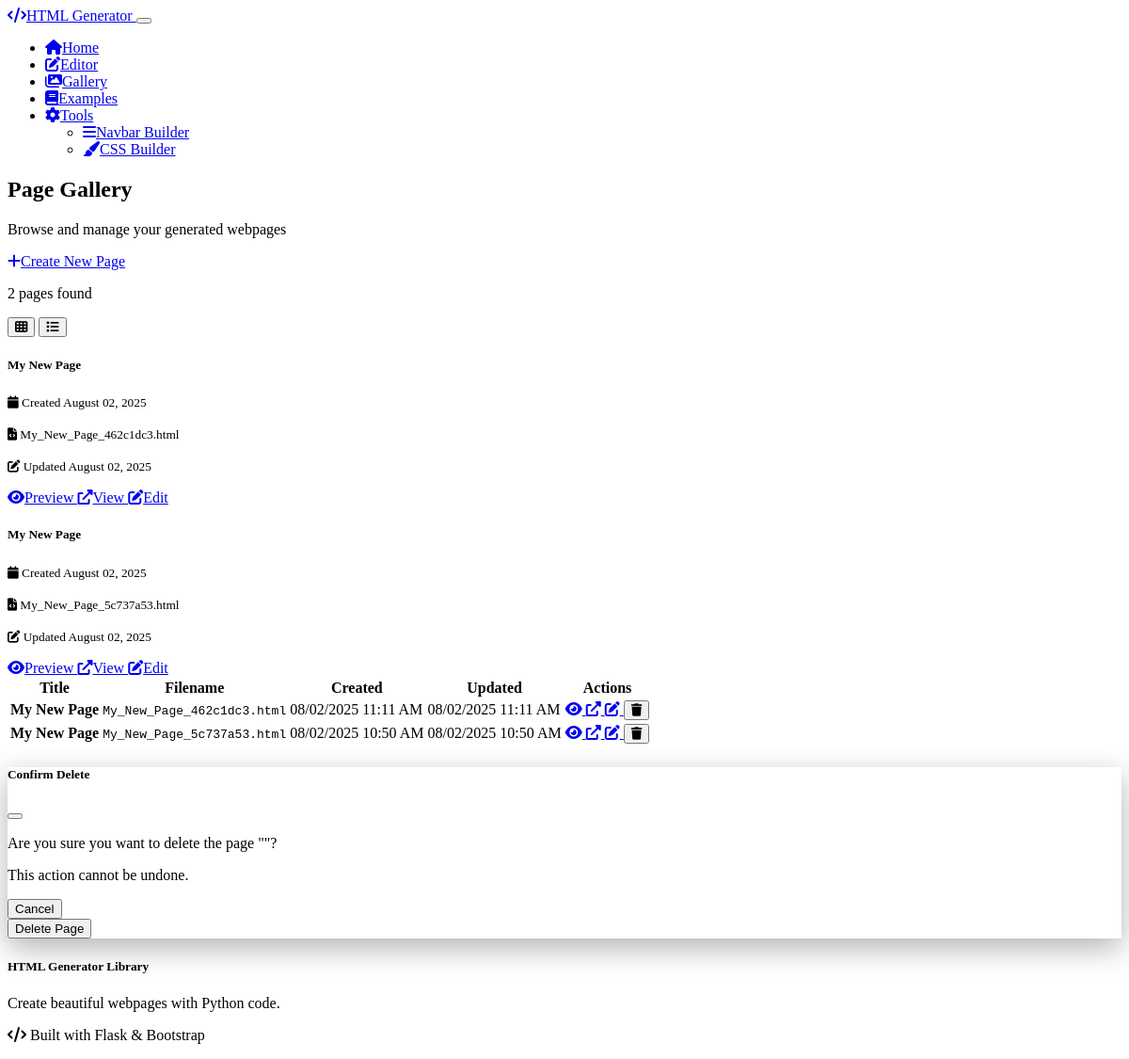
/gallery, run on an earlier commit of the app's database.
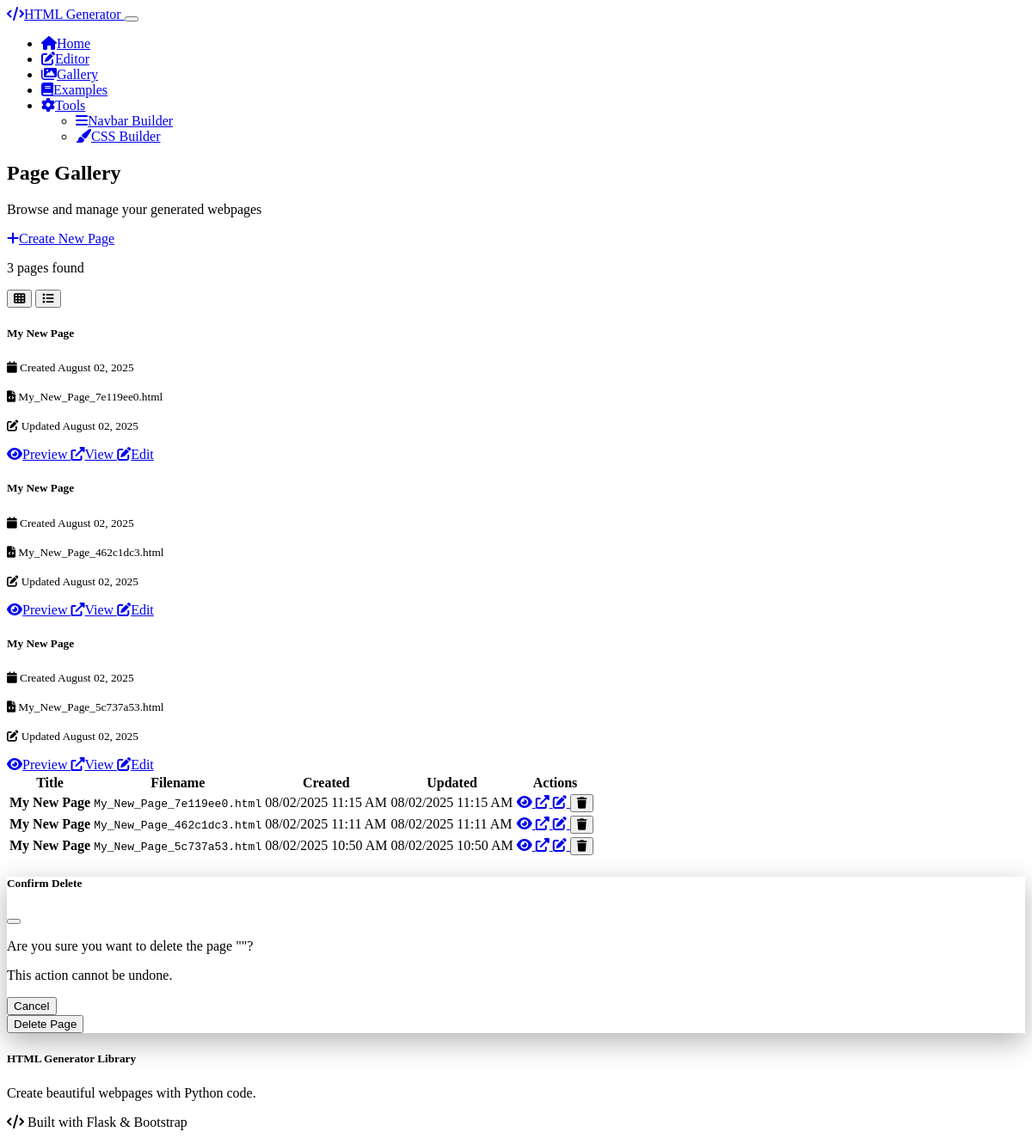
And on a later commit of the database.
### models.py (models this page shows, shortened)
class GeneratedPage(db.Model):
    id = db.Column(db.Integer, primary_key=True)
    title = db.Column(db.String(200), nullable=False)
    filename = db.Column(db.String(100), nullable=False, unique=True)
    code = db.Column(db.Text, nullable=False)
    html_content = db.Column(db.Text, nullable=False)
    created_at = db.Column(db.DateTime, default=datetime.utcnow)
    updated_at = db.Column(db.DateTime, default=datetime.utcnow, onupdate=datetime.utcnow)

### routes/main.py (the view)
@main_bp.route('/gallery')
def gallery():
    pages = GeneratedPage.query.order_by(GeneratedPage.created_at.desc()).all()
    return render_template('gallery.html', pages=pages)

### templates/gallery.html (shortened to what this page needs)
{% extends "base.html" %}
{% block content %}
<div class="container py-4">
    <div class="row">
        <div class="col-12 mb-4">
            <div class="d-flex justify-content-between align-items-center">
                <div>
                    <h2 class="fw-bold mb-1">Page Gallery</h2>
                    <p class="text-muted mb-0">Browse and manage your generated webpages</p>
                </div>
                <a href="{{ url_for('main.editor') }}" class="btn btn-primary">
                    <i class="fas fa-plus me-2"></i>Create New Page
                </a>
            </div>
        </div>
    </div>
    {% if pages %}
    <div class="row">
        <div class="col-12 mb-3">
            <div class="d-flex justify-content-between align-items-center">
                <p class="mb-0">{{ pages|length }} page{% if pages|length != 1 %}s{% endif %} found</p>
                <div class="btn-group btn-group-sm">
                    <button type="button" class="btn btn-outline-secondary active" onclick="setView('grid')">
                        <i class="fas fa-th"></i>
                    </button>
                    <button type="button" class="btn btn-outline-secondary" onclick="setView('list')">
                        <i class="fas fa-list"></i>
                    </button>
                </div>
            </div>
        </div>
    </div>
    <div id="gridView" class="row">
        {% for page in pages %}
        <div class="col-lg-4 col-md-6 mb-4">
            <div class="card h-100 shadow-sm">
                <div class="card-body">
                    <h5 class="card-title">{{ page.title }}</h5>
                    <p class="card-text text-muted">
                        <small>
                            <i class="fas fa-calendar me-1"></i>
                            Created {{ page.created_at.strftime('%B %d, %Y') }}
                        </small>
                    </p>
                    <p class="card-text text-muted">
                        <small>
                            <i class="fas fa-file-code me-1"></i>
                            {{ page.filename }}
                        </small>
                    </p>
                    {% if page.updated_at != page.created_at %}
                    <p class="card-text text-muted">
                        <small>
                            <i class="fas fa-edit me-1"></i>
                            Updated {{ page.updated_at.strftime('%B %d, %Y') }}
                        </small>
                    </p>
                    {% endif %}
                </div>
                <div class="card-footer bg-transparent">
                    <div class="btn-group w-100">
                        <a href="{{ url_for('main.preview', page_id=page.id) }}" class="btn btn-primary btn-sm">
                            <i class="fas fa-eye me-1"></i>Preview
                        </a>
                        <a href="{{ url_for('main.view_page', page_id=page.id) }}" class="btn btn-outline-secondary btn-sm" target="_blank">
                            <i class="fas fa-external-link-alt me-1"></i>View
                        </a>
                        <a href="{{ url_for('main.edit_page', page_id=page.id) }}" class="btn btn-outline-info btn-sm">
                            <i class="fas fa-edit me-1"></i>Edit
                        </a>
                    </div>
                </div>
            </div>
        </div>
        {% endfor %}
    </div>
    <div id="listView" class="d-none">
        <div class="card">
            <div class="table-responsive">
                <table class="table table-hover mb-0">
                    <thead class="table-dark">
                        <tr>
                            <th>Title</th>
                            <th>Filename</th>
                            <th>Created</th>
                            <th>Updated</th>
                            <th>Actions</th>
                        </tr>
                    </thead>
                    <tbody>
                        {% for page in pages %}
                        <tr>
                            <td>
                                <strong>{{ page.title }}</strong>
                            </td>
                            <td>
                                <code>{{ page.filename }}</code>
                            </td>
                            <td>
                                {{ page.created_at.strftime('%m/%d/%Y %I:%M %p') }}
                            </td>
                            <td>
                                {% if page.updated_at != page.created_at %}
                                    {{ page.updated_at.strftime('%m/%d/%Y %I:%M %p') }}
                                {% else %}
                                    <span class="text-muted">—</span>
                                {% endif %}
                            </td>
                            <td>
                                <div class="btn-group btn-group-sm">
                                    <a href="{{ url_for('main.preview', page_id=page.id) }}" class="btn btn-primary">
                                        <i class="fas fa-eye"></i>
                                    </a>
                                    <a href="{{ url_for('main.view_page', page_id=page.id) }}" class="btn btn-outline-secondary" target="_blank">
                                        <i class="fas fa-external-link-alt"></i>
                                    </a>
                                    <a href="{{ url_for('main.edit_page', page_id=page.id) }}" class="btn btn-outline-info">
                                        <i class="fas fa-edit"></i>
                                    </a>
                                    <button type="button" class="btn btn-outline-danger" onclick="confirmDelete({{ page.id }}, '{{ page.title }}')">
                                        <i class="fas fa-trash"></i>
                                    </button>
                                </div>
                            </td>
                        </tr>
                        {% endfor %}
                    </tbody>
                </table>
            </div>
        </div>
    </div>
    {% endif %}
</div>
<div class="modal fade" id="deleteModal" tabindex="-1">
    <div class="modal-dialog">
        <div class="modal-content">
            <div class="modal-header">
                <h5 class="modal-title">Confirm Delete</h5>
                <button type="button" class="btn-close" data-bs-dismiss="modal"></button>
            </div>
            <div class="modal-body">
                <p>Are you sure you want to delete the page "<strong id="deletePageTitle"></strong>"?</p>
                <p class="text-danger mb-0">This action cannot be undone.</p>
            </div>
            <div class="modal-footer">
                <button type="button" class="btn btn-secondary" data-bs-dismiss="modal">Cancel</button>
                <form id="deleteForm" method="POST" class="d-inline">
                    <button type="submit" class="btn btn-danger">Delete Page</button>
                </form>
            </div>
        </div>
    </div>
</div>
{% endblock %}

### templates/base.html (shortened to what this page needs)
<!DOCTYPE html>
<html lang="en" data-bs-theme="dark">
<head>
    <link rel="stylesheet" href="https://cdn.replit.com/agent/bootstrap-agent-dark-theme.min.css">
    <link rel="stylesheet" href="https://cdnjs.cloudflare.com/ajax/libs/font-awesome/6.0.0/css/all.min.css">
    <link rel="stylesheet" href="{{ url_for('static', filename='css/custom.css') }}">
</head>
<body>
    <nav class="navbar navbar-expand-lg navbar-dark bg-dark">
        <div class="container">
            <a class="navbar-brand" href="{{ url_for('main.index') }}">
                <i class="fas fa-code me-2"></i>HTML Generator
            </a>
            <button class="navbar-toggler" type="button" data-bs-toggle="collapse" data-bs-target="#navbarNav">
            </button>
            <div class="collapse navbar-collapse" id="navbarNav">
                <ul class="navbar-nav me-auto">
                    <li class="nav-item">
                        <a class="nav-link" href="{{ url_for('main.index') }}">
                            <i class="fas fa-home me-1"></i>Home
                        </a>
                    </li>
                    <li class="nav-item">
                        <a class="nav-link" href="{{ url_for('main.editor') }}">
                            <i class="fas fa-edit me-1"></i>Editor
                        </a>
                    </li>
                    <li class="nav-item">
                        <a class="nav-link" href="{{ url_for('main.gallery') }}">
                            <i class="fas fa-images me-1"></i>Gallery
                        </a>
                    </li>
                    <li class="nav-item">
                        <a class="nav-link" href="{{ url_for('main.examples') }}">
                            <i class="fas fa-book me-1"></i>Examples
                        </a>
                    </li>
                    <li class="nav-item dropdown">
                        <a class="nav-link dropdown-toggle" href="#" role="button" data-bs-toggle="dropdown">
                            <i class="fas fa-cog me-1"></i>Tools
                        </a>
                        <ul class="dropdown-menu">
                            <li><a class="dropdown-item" href="{{ url_for('config.navbar_config') }}">
                                <i class="fas fa-bars me-2"></i>Navbar Builder
                            </a></li>
                            <li><a class="dropdown-item" href="{{ url_for('config.css_builder') }}">
                                <i class="fas fa-paint-brush me-2"></i>CSS Builder
                            </a></li>
                        </ul>
                    </li>
                </ul>
            </div>
        </div>
    </nav>
    <main>
        {% block content %}{% endblock %}
    </main>
    <footer class="bg-dark text-light py-4 mt-5">
        <div class="container">
            <div class="row">
                <div class="col-md-6">
                    <h5>HTML Generator Library</h5>
                    <p class="mb-0">Create beautiful webpages with Python code.</p>
                </div>
                <div class="col-md-6 text-md-end">
                    <p class="mb-0">
                        <i class="fas fa-code"></i> Built with Flask & Bootstrap
                    </p>
                </div>
            </div>
        </div>
    </footer>
</body>
</html>

### static/css/custom.css (style rules this page uses)
.card { transition: transform 0.2s ease-in-out, box-shadow 0.2s ease-in-out; }
#gridView, #listView { transition: opacity 0.3s ease; }
.modal-content { border: none; box-shadow: 0 10px 30px rgba(0, 0, 0, 0.3); }

What changed in the data, as far as the page shows it:
added GeneratedPage: title "My New Page", created_at "August 02, 2025", filename "My_New_Page_7e119ee0.html", updated_at "August 02, 2025", created_at "08/02/2025 11:15 AM", updated_at "08/02/2025 11:15 AM"
Also different on the page:
{{ pages|length }}: "2" → "3"
